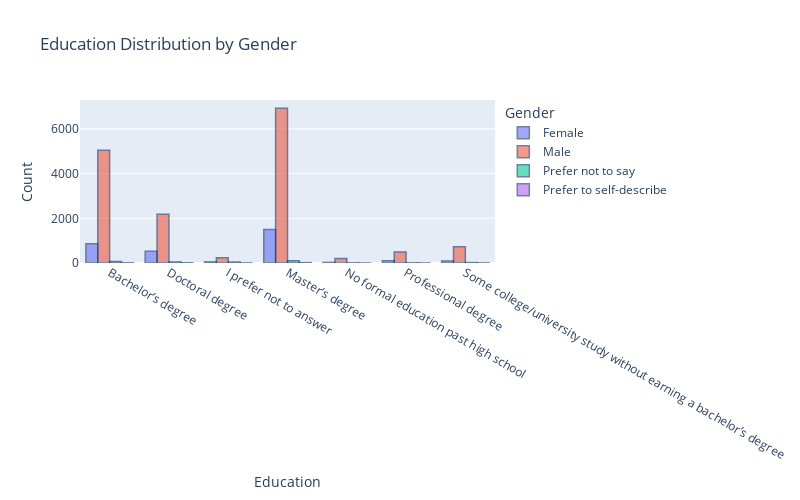

This figure's notebook cell:
### Code cell
# education and gender:
import plotly.express as px
education_gender = df.loc[:,["education", "gender"]].groupby(["education", "gender"]).size().reset_index()
education_gender.columns = ["Education", "Gender", "Count"]
fig = px.bar(education_gender, x='Education', y='Count', color="Gender", 
             barmode='group', title ="Education Distribution by Gender", 
             height=500, width=800)
fig.update_traces(marker_line_color='rgb(9,50,100)',
                  marker_line_width=1.5, opacity=0.6)
fig.show()

### Figure 1 — Plotly figure (JSON) as saved in the notebook; plotly's stock layout.template omitted (floating-point values rounded to 4 significant figures)
{"data": [{"alignmentgroup": "True", "hovertemplate": "Gender=Female<br>Education=%{x}<br>Count=%{y}<extra></extra>", "legendgroup": "Female", "marker": {"color": "#636efa", "line": {"color": "rgb(9,50,100)", "width": 1.5}}, "name": "Female", "offsetgroup": "Female", "opacity": 0.6, "orientation": "v", "showlegend": true, "textposition": "auto", "type": "bar", "x": ["Bachelor’s degree", "Doctoral degree", "I prefer not to answer", "Master’s degree", "No formal education past high school", "Professional degree", "Some college/university study without earning a bachelor’s degree"], "xaxis": "x", "y": [865, 521, 50, 1496, 26, 103, 87], "yaxis": "y"}, {"alignmentgroup": "True", "hovertemplate": "Gender=Male<br>Education=%{x}<br>Count=%{y}<extra></extra>", "legendgroup": "Male", "marker": {"color": "#EF553B", "line": {"color": "rgb(9,50,100)", "width": 1.5}}, "name": "Male", "offsetgroup": "Male", "opacity": 0.6, "orientation": "v", "showlegend": true, "textposition": "auto", "type": "bar", "x": ["Bachelor’s degree", "Doctoral degree", "I prefer not to answer", "Master’s degree", "No formal education past high school", "Professional degree", "Some college/university study without earning a bachelor’s degree"], "xaxis": "x", "y": [5049, 2186, 236, 6930, 199, 496, 728], "yaxis": "y"}, {"alignmentgroup": "True", "hovertemplate": "Gender=Prefer not to say<br>Education=%{x}<br>Count=%{y}<extra></extra>", "legendgroup": "Prefer not to say", "marker": {"color": "#00cc96", "line": {"color": "rgb(9,50,100)", "width": 1.5}}, "name": "Prefer not to say", "offsetgroup": "Prefer not to say", "opacity": 0.6, "orientation": "v", "showlegend": true, "textposition": "auto", "type": "bar", "x": ["Bachelor’s degree", "Doctoral degree", "I prefer not to answer", "Master’s degree", "No formal education past high school", "Professional degree", "Some college/university study without earning a bachelor’s degree"], "xaxis": "x", "y": [72, 48, 44, 106, 7, 9, 18], "yaxis": "y"}, {"alignmentgroup": "True", "hovertemplate": "Gender=Prefer to self-describe<br>Education=%{x}<br>Count=%{y}<extra></extra>", "legendgroup": "Prefer to self-describe", "marker": {"color": "#ab63fa", "line": {"color": "rgb(9,50,100)", "width": 1.5}}, "name": "Prefer to self-describe", "offsetgroup": "Prefer to self-describe", "opacity": 0.6, "orientation": "v", "showlegend": true, "textposition": "auto", "type": "bar", "x": ["Bachelor’s degree", "Doctoral degree", "I prefer not to answer", "Master’s degree", "No formal education past high school", "Professional degree", "Some college/university study without earning a bachelor’s degree"], "xaxis": "x", "y": [7, 12, 3, 17, 1, 3, 4], "yaxis": "y"}], "layout": {"barmode": "group", "height": 500, "legend": {"title": {"text": "Gender"}, "tracegroupgap": 0}, "title": {"text": "Education Distribution by Gender"}, "width": 800, "xaxis": {"anchor": "y", "domain": [0, 1], "title": {"text": "Education"}}, "yaxis": {"anchor": "x", "domain": [0, 1], "title": {"text": "Count"}}}}
